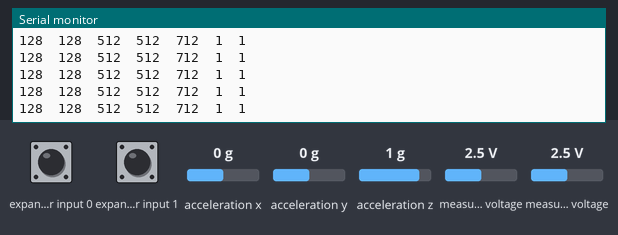
Bench run of a sketch on a simulated Arduino Uno, built with avr-gcc and run on an emulated ATmega328P. On the bench: the last lines printed to the serial monitor. Wiring (inferred from the names in the program): Wii Nunchuk at I2C address 0x52. Inputs (shaded band) come from the test bench; at power-on: measured voltage 2.5 V, acceleration x 0 g, expander input 0 HIGH, expander input 1 HIGH, acceleration y 0 g, acceleration z 1 g.

Above: at 1.2 s.
1.3 s: measured voltage (sensor 200) set to 0.1 V
At 2.3 s:
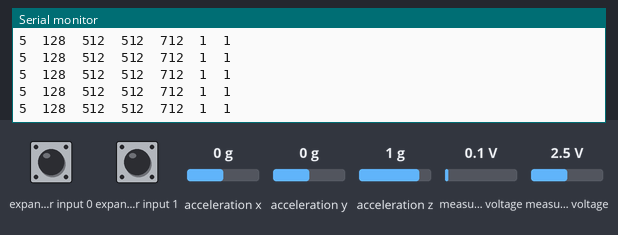
4.3 s: acceleration x set to -1.4 g
At 5.0 s:
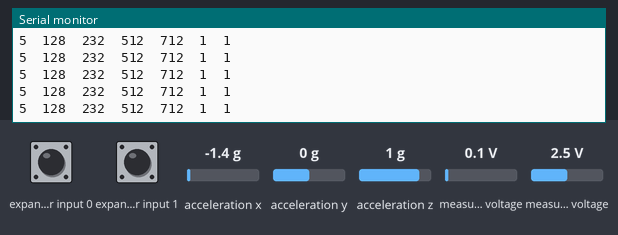
5.8 s: measured voltage (sensor 201) set to 0.1 V
At 6.7 s:
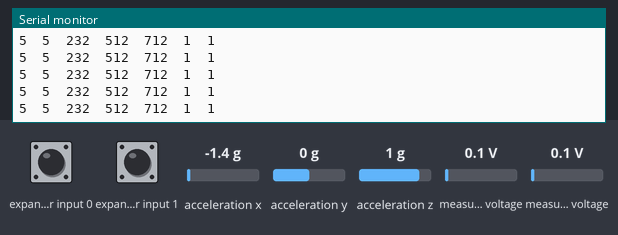
7.3 s: expander input 0 pulled LOW for 0.15 s
8.9 s: measured voltage (sensor 200) set to 2.5 V
At 9.8 s:
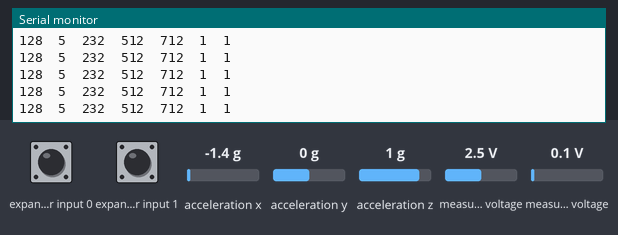

The sketch:

Wii_nunchuck_demo.ino
```cpp
  /*********************
  Wii Nunchuck Demo


  Wires to pins:
                    UNO  DUE
  white   ground
  red     3.3+v
  green   data      A4    SDA (20)
  yellow  clock     A5    SCL (21)

  The nunchuck is only supposed to get 3.3+ volts. (So far it has worked fine at 5 volts, but be warned.)

  Since the nunchuck uses "Fast" I2C, we will need to change the default speed:
  #define TWI_FREQ 400000L.

  For the Arduino to communicate with the nunchuck, it must send a handshake.
  First send 2 bytes "0x40,0x00".
  Send one byte "0x00" each time you request data from the nunchuck.
  The data from the nunchuck will come back in 6 byte chunks.

  Based upon original code from windmeadow.com

  *********************/

  #define TWI_FREQ 400000L

  #include <Wire.h>

  // The data from the nunchuck will come back in 6 byte chunks.
  #define BUFFERSIZE 6
  uint8_t outbuf[BUFFERSIZE];
  int bufPos = 0;

  long refreshTime = 1000 / 30; // how long between updates? in millisecs
  long lastTime = 0;

  //______________________________________________________
  void setup()
  {
    Serial.begin (57600);
    Wire.begin ();
    nunchuck_init ();
    Serial.println("\r\n");
    Serial.print ("Start Wii Nunchuk demo\n");
    Serial.print ("joy_x\tjoy_y\tacc_x\tacc_y\tacc_z\tz_but\tc_but\r\n");
  }

  //______________________________________________________
  void loop()
  {
    long now = millis(); // get the current time

    // if we have waited long enough since the last request..
    if ( now - lastTime >= refreshTime) {
      lastTime = now; //save the current time

      Wire.requestFrom (0x52, BUFFERSIZE); // request data from the nunchuck

      // copy the received data in the buffer
      while (Wire.available () && bufPos < BUFFERSIZE) {
        outbuf[bufPos] = nunchuk_decode_byte (Wire.read());
        bufPos++;
      }

      if (bufPos == BUFFERSIZE) { // we've received a full buffer
        printNunchuckData();
      }

      // reset the buffer position
      bufPos = 0;
      send_zero();
    }

  }


  //______________________________________________________
  void nunchuck_init()
  {
    Wire.beginTransmission (0x52);
    Wire.write (0x40);
    Wire.write (0x00);
    Wire.endTransmission ();
  }

  //______________________________________________________
  void send_zero()
  {
    Wire.beginTransmission (0x52);
    Wire.write (0x00);
    Wire.endTransmission ();
  }

  //______________________________________________________
  void printNunchuckData()
  {

    int joy_x_axis = outbuf[0];
    int joy_y_axis = outbuf[1];
    int accel_x_axis = outbuf[2] * 2 * 2;
    int accel_y_axis = outbuf[3] * 2 * 2;
    int accel_z_axis = outbuf[4] * 2 * 2;
    int z_button = 0;
    int c_button = 0;
    // byte outbuf[5] contains bits for z and c buttons
    // it also contains the least significant bits for the accelerometer
    // so we have to check each bit of byte outbuf[5]
    if ((outbuf[5] >> 0) & 1) {
      z_button = 1;
    }
    if ((outbuf[5] >> 1) & 1) {
      c_button = 1;
    }
    if ((outbuf[5] >> 2) & 1) {
      accel_x_axis += 2;
    }
    if ((outbuf[5] >> 3) & 1) {
      accel_x_axis += 1;
    }
    if ((outbuf[5] >> 4) & 1) {
      accel_y_axis += 2;
    }
    if ((outbuf[5] >> 5) & 1) {
      accel_y_axis += 1;
    }
    if ((outbuf[5] >> 6) & 1) {
      accel_z_axis += 2;
    }
    if ((outbuf[5] >> 7) & 1) {
      accel_z_axis += 1;
    }

    // Joystick data
    Serial.print (joy_x_axis, DEC);
    Serial.print ("\t");

    Serial.print (joy_y_axis, DEC);
    Serial.print ("\t");

  // Accelerometer data
    Serial.print (accel_x_axis, DEC);
    Serial.print ("\t");

    Serial.print (accel_y_axis, DEC);
    Serial.print ("\t");

    Serial.print (accel_z_axis, DEC);
    Serial.print ("\t");

  // Buttons
    Serial.print (z_button, DEC);
    Serial.print ("\t");

    Serial.print (c_button, DEC);
    Serial.print ("\r\n");
  }

  //______________________________________________________
  char nunchuk_decode_byte (char x)
  {
    x = (x ^ 0x17) + 0x17;
    return x;
  }
```

Measured:
- after the input at 1.3 s, the serial monitor: prints a new line at once (image 1)
- after the input at 4.3 s, the serial monitor: prints a new line at once (image 2)
- after the input at 5.8 s, the serial monitor: prints a new line at once (image 3)
- after the input at 8.9 s, the serial monitor: prints a new line at once (image 4)
